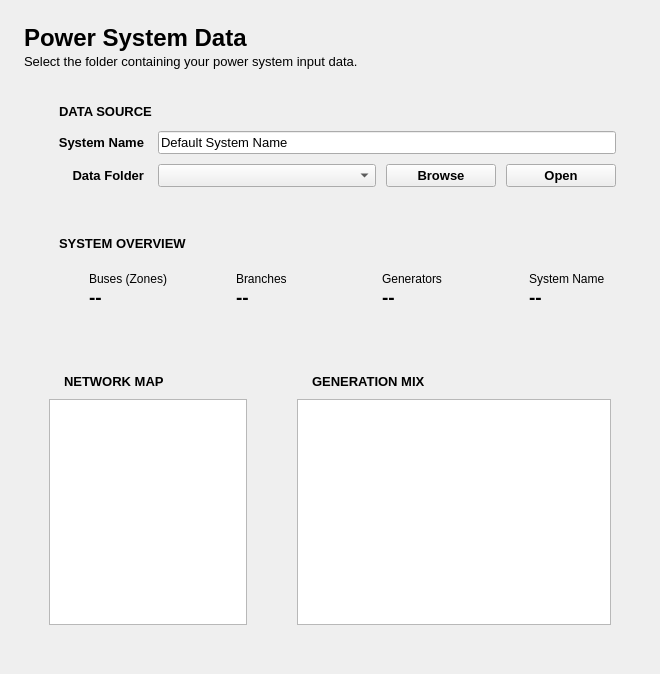
  <widget class="QWidget" name="page_standard">
   <layout class="QVBoxLayout" name="verticalLayout_main" stretch="0,0,0,0">
    <property name="spacing">
     <number>18</number>
    </property>
    <property name="leftMargin">
     <number>24</number>
    </property>
    <property name="topMargin">
     <number>24</number>
    </property>
    <property name="rightMargin">
     <number>24</number>
    </property>
    <property name="bottomMargin">
     <number>24</number>
    </property>
    <item>
     <widget class="QFrame" name="frame_header">
      <property name="sizePolicy">
       <sizepolicy hsizetype="Preferred" vsizetype="Maximum">
        <horstretch>0</horstretch>
        <verstretch>0</verstretch>
       </sizepolicy>
      </property>
      <property name="maximumSize">
       <size>
        <width>16777215</width>
        <height>80</height>
       </size>
      </property>
      <property name="frameShape">
       <enum>QFrame::NoFrame</enum>
      </property>
      <property name="frameShadow">
       <enum>QFrame::Raised</enum>
      </property>
      <layout class="QHBoxLayout" name="horizontalLayout_header">
       <property name="leftMargin">
        <number>0</number>
       </property>
       <property name="topMargin">
        <number>0</number>
       </property>
       <property name="rightMargin">
        <number>0</number>
       </property>
       <property name="bottomMargin">
        <number>0</number>
       </property>
       <item>
        <layout class="QVBoxLayout" name="verticalLayout_header_text">
         <property name="spacing">
          <number>2</number>
         </property>
         <item>
          <widget class="QLabel" name="label_title">
           <property name="font">
            <font>
             <family>Segoe UI</family>
             <pointsize>18</pointsize>
             <weight>75</weight>
             <bold>true</bold>
            </font>
           </property>
           <property name="text">
            <string>Power System Data</string>
           </property>
           <property name="textRole" stdset="0">
            <string>heading</string>
           </property>
          </widget>
         </item>
         <item>
          <widget class="QLabel" name="label_subtitle">
           <property name="font">
            <font>
             <family>Segoe UI</family>
             <pointsize>10</pointsize>
            </font>
           </property>
           <property name="text">
            <string>Select the folder containing your power system input data.</string>
           </property>
           <property name="textRole" stdset="0">
            <string>subtitle</string>
           </property>
          </widget>
         </item>
        </layout>
       </item>
       <item>
        <spacer name="horizontalSpacer_header">
         <property name="orientation">
          <enum>Qt::Horizontal</enum>
         </property>
         <property name="sizeType">
          <enum>QSizePolicy::Expanding</enum>
         </property>
         <property name="sizeHint" stdset="0">
          <size>
           <width>40</width>
           <height>20</height>
          </size>
         </property>
        </spacer>
       </item>
       <item>
        <widget class="QToolButton" name="power_system_help_button">
         <property name="text">
          <string/>
         </property>
         <property name="icon">
          <iconset resource="../../../resources.qrc">
           <normaloff>:/icon/images/icons/help_FILL0_wght200_GRAD0_opsz48.png</normaloff>:/icon/images/icons/help_FILL0_wght200_GRAD0_opsz48.png</iconset>
         </property>
         <property name="iconSize">
          <size>
           <width>24</width>
           <height>24</height>
          </size>
         </property>
         <property name="autoRaise">
          <bool>true</bool>
         </property>
         <property name="btnRole" stdset="0">
          <string>icon</string>
         </property>
        </widget>
       </item>
      </layout>
     </widget>
    </item>
    <item>
     <widget class="QFrame" name="frame_source">
      <property name="sizePolicy">
       <sizepolicy hsizetype="Expanding" vsizetype="Maximum">
        <horstretch>0</horstretch>
        <verstretch>0</verstretch>
       </sizepolicy>
      </property>
      <property name="maximumSize">
       <size>
        <width>16777215</width>
        <height>180</height>
       </size>
      </property>
      <property name="frameShape">
       <enum>QFrame::NoFrame</enum>
      </property>
      <property name="frameShadow">
       <enum>QFrame::Raised</enum>
      </property>
      <property name="cardType" stdset="0">
       <string>card</string>
      </property>
      <layout class="QVBoxLayout" name="verticalLayout_source">
       <property name="spacing">
        <number>10</number>
       </property>
       <property name="leftMargin">
        <number>20</number>
       </property>
       <property name="topMargin">
        <number>14</number>
       </property>
       <property name="rightMargin">
        <number>20</number>
       </property>
       <property name="bottomMargin">
        <number>14</number>
       </property>
       <item>
        <layout class="QHBoxLayout" name="horizontalLayout_source_title">
         <property name="spacing">
          <number>8</number>
         </property>
         <item>
          <widget class="QLabel" name="label_source_icon">
           <property name="maximumSize">
            <size>
             <width>22</width>
             <height>22</height>
            </size>
           </property>
           <property name="text">
            <string/>
           </property>
           <property name="pixmap">
            <pixmap resource="../../../resources.qrc">:/icon/images/icons/dataset_FILL0_wght200_GRAD0_opsz48.png</pixmap>
           </property>
           <property name="scaledContents">
            <bool>true</bool>
           </property>
          </widget>
         </item>
         <item>
          <widget class="QLabel" name="label_source_title">
           <property name="font">
            <font>
             <family>Segoe UI</family>
             <pointsize>10</pointsize>
             <weight>75</weight>
             <bold>true</bold>
            </font>
           </property>
           <property name="text">
            <string>DATA SOURCE</string>
           </property>
           <property name="textRole" stdset="0">
            <string>section</string>
           </property>
          </widget>
         </item>
         <item>
          <spacer name="horizontalSpacer_source_title">
           <property name="orientation">
            <enum>Qt::Horizontal</enum>
           </property>
           <property name="sizeType">
            <enum>QSizePolicy::Expanding</enum>
           </property>
           <property name="sizeHint" stdset="0">
            <size>
             <width>40</width>
             <height>20</height>
            </size>
           </property>
          </spacer>
         </item>
        </layout>
       </item>
       <item>
        <layout class="QGridLayout" name="gridLayout_source">
         <property name="horizontalSpacing">
          <number>14</number>
         </property>
         <property name="verticalSpacing">
          <number>10</number>
         </property>
         <item row="0" column="0">
          <widget class="QLabel" name="label_system_name">
           <property name="minimumSize">
            <size>
             <width>100</width>
             <height>0</height>
            </size>
           </property>
           <property name="font">
            <font>
             <family>Segoe UI</family>
             <pointsize>10</pointsize>
             <weight>75</weight>
             <bold>true</bold>
            </font>
           </property>
           <property name="text">
            <string>System Name</string>
           </property>
           <property name="alignment">
            <set>Qt::AlignRight|Qt::AlignTrailing|Qt::AlignVCenter</set>
           </property>
          </widget>
         </item>
         <item row="0" column="1">
          <widget class="QLineEdit" name="system_name_input">
           <property name="sizePolicy">
            <sizepolicy hsizetype="Expanding" vsizetype="Fixed">
             <horstretch>0</horstretch>
             <verstretch>0</verstretch>
            </sizepolicy>
           </property>
           <property name="maximumSize">
            <size>
             <width>500</width>
             <height>16777215</height>
            </size>
           </property>
           <property name="font">
            <font>
             <family>Segoe UI</family>
             <pointsize>10</pointsize>
            </font>
           </property>
           <property name="text">
            <string>Default System Name</string>
           </property>
          </widget>
         </item>
         <item row="1" column="0">
          <widget class="QLabel" name="label_data_folder">
           <property name="font">
            <font>
             <family>Segoe UI</family>
             <pointsize>10</pointsize>
             <weight>75</weight>
             <bold>true</bold>
            </font>
           </property>
           <property name="text">
            <string>Data Folder</string>
           </property>
           <property name="alignment">
            <set>Qt::AlignRight|Qt::AlignTrailing|Qt::AlignVCenter</set>
           </property>
          </widget>
         </item>
         <item row="1" column="1">
          <layout class="QHBoxLayout" name="horizontalLayout_folder" stretch="1,0,0">
           <property name="spacing">
            <number>10</number>
           </property>
           <item>
            <widget class="QComboBox" name="file_combo_box">
             <property name="sizePolicy">
              <sizepolicy hsizetype="Expanding" vsizetype="Fixed">
               <horstretch>0</horstretch>
               <verstretch>0</verstretch>
              </sizepolicy>
             </property>
             <property name="font">
              <font>
               <family>Segoe UI</family>
               <pointsize>10</pointsize>
              </font>
             </property>
            </widget>
           </item>
           <item>
            <widget class="QPushButton" name="file_button">
             <property name="sizePolicy">
              <sizepolicy hsizetype="Fixed" vsizetype="Fixed">
               <horstretch>0</horstretch>
               <verstretch>0</verstretch>
              </sizepolicy>
             </property>
             <property name="minimumSize">
              <size>
               <width>110</width>
               <height>0</height>
              </size>
             </property>
             <property name="font">
              <font>
               <family>Segoe UI</family>
               <pointsize>10</pointsize>
               <weight>75</weight>
               <bold>true</bold>
              </font>
             </property>
             <property name="text">
              <string>Browse</string>
             </property>
            </widget>
           </item>
           <item>
            <widget class="QPushButton" name="open_file_button">
             <property name="sizePolicy">
              <sizepolicy hsizetype="Fixed" vsizetype="Fixed">
               <horstretch>0</horstretch>
               <verstretch>0</verstretch>
              </sizepolicy>
             </property>
             <property name="minimumSize">
              <size>
               <width>110</width>
               <height>0</height>
              </size>
             </property>
             <property name="font">
              <font>
               <family>Segoe UI</family>
               <pointsize>10</pointsize>
               <weight>75</weight>
               <bold>true</bold>
              </font>
             </property>
             <property name="text">
              <string>Open</string>
             </property>
             <property name="btnRole" stdset="0">
              <string>primary</string>
             </property>
            </widget>
           </item>
          </layout>
         </item>
        </layout>
       </item>
      </layout>
     </widget>
    </item>
    <item>
     <widget class="QFrame" name="frame_overview">
      <property name="sizePolicy">
       <sizepolicy hsizetype="Expanding" vsizetype="Maximum">
        <horstretch>0</horstretch>
        <verstretch>0</verstretch>
       </sizepolicy>
      </property>
      <property name="maximumSize">
       <size>
        <width>16777215</width>
        <height>180</height>
       </size>
      </property>
      <property name="frameShape">
       <enum>QFrame::NoFrame</enum>
      </property>
      <property name="frameShadow">
       <enum>QFrame::Raised</enum>
      </property>
      <property name="cardType" stdset="0">
       <string>tile</string>
      </property>
      <layout class="QVBoxLayout" name="verticalLayout_overview">
       <property name="spacing">
        <number>10</number>
       </property>
       <property name="leftMargin">
        <number>20</number>
       </property>
       <property name="topMargin">
        <number>14</number>
       </property>
       <property name="rightMargin">
        <number>20</number>
       </property>
       <property name="bottomMargin">
        <number>14</number>
       </property>
       <item>
        <layout class="QHBoxLayout" name="horizontalLayout_overview_title">
         <property name="spacing">
          <number>8</number>
         </property>
         <item>
          <widget class="QLabel" name="label_overview_icon">
           <property name="maximumSize">
            <size>
             <width>22</width>
             <height>22</height>
            </size>
           </property>
           <property name="text">
            <string/>
           </property>
           <property name="pixmap">
            <pixmap resource="../../../resources.qrc">:/icon/images/icons/cil-view-module.png</pixmap>
           </property>
           <property name="scaledContents">
            <bool>true</bool>
           </property>
          </widget>
         </item>
         <item>
          <widget class="QLabel" name="label_overview_title">
           <property name="font">
            <font>
             <family>Segoe UI</family>
             <pointsize>10</pointsize>
             <weight>75</weight>
             <bold>true</bold>
            </font>
           </property>
           <property name="text">
            <string>SYSTEM OVERVIEW</string>
           </property>
           <property name="textRole" stdset="0">
            <string>section</string>
           </property>
          </widget>
         </item>
         <item>
          <spacer name="horizontalSpacer_overview_title">
           <property name="orientation">
            <enum>Qt::Horizontal</enum>
           </property>
           <property name="sizeType">
            <enum>QSizePolicy::Expanding</enum>
           </property>
           <property name="sizeHint" stdset="0">
            <size>
             <width>40</width>
             <height>20</height>
            </size>
           </property>
          </spacer>
         </item>
        </layout>
       </item>
       <item>
        <layout class="QHBoxLayout" name="horizontalLayout_stats">
         <property name="spacing">
          <number>14</number>
         </property>
         <item>
          <widget class="QFrame" name="frame_tile_bus">
           <property name="frameShape">
            <enum>QFrame::NoFrame</enum>
           </property>
           <property name="frameShadow">
            <enum>QFrame::Raised</enum>
           </property>
           <property name="cardType" stdset="0">
            <string>tile</string>
           </property>
           <layout class="QHBoxLayout" name="horizontalLayout_tile_bus">
            <property name="spacing">
             <number>10</number>
            </property>
            <item>
             <widget class="QLabel" name="label_bus_icon">
              <property name="maximumSize">
               <size>
                <width>26</width>
                <height>26</height>
               </size>
              </property>
              <property name="text">
               <string/>
              </property>
              <property name="pixmap">
               <pixmap resource="../../../resources.qrc">:/icon/images/icons/cil-location-pin.png</pixmap>
              </property>
              <property name="scaledContents">
               <bool>true</bool>
              </property>
             </widget>
            </item>
            <item>
             <layout class="QVBoxLayout" name="verticalLayout_tile_bus">
              <property name="spacing">
               <number>0</number>
              </property>
              <item>
               <widget class="QLabel" name="label_bus_title">
                <property name="font">
                 <font>
                  <family>Segoe UI</family>
                  <pointsize>9</pointsize>
                 </font>
                </property>
                <property name="text">
                 <string>Buses (Zones)</string>
                </property>
                <property name="textRole" stdset="0">
                 <string>caption</string>
                </property>
               </widget>
              </item>
              <item>
               <widget class="QLabel" name="bus_label">
                <property name="font">
                 <font>
                  <family>Segoe UI</family>
                  <pointsize>14</pointsize>
                  <weight>75</weight>
                  <bold>true</bold>
                 </font>
                </property>
                <property name="text">
                 <string>--</string>
                </property>
                <property name="textRole" stdset="0">
                 <string>section</string>
                </property>
               </widget>
              </item>
             </layout>
            </item>
           </layout>
          </widget>
         </item>
         <item>
          <widget class="QFrame" name="frame_tile_line">
           <property name="frameShape">
            <enum>QFrame::NoFrame</enum>
           </property>
           <property name="frameShadow">
            <enum>QFrame::Raised</enum>
           </property>
           <property name="cardType" stdset="0">
            <string>tile</string>
           </property>
           <layout class="QHBoxLayout" name="horizontalLayout_tile_line">
            <property name="spacing">
             <number>10</number>
            </property>
            <item>
             <widget class="QLabel" name="label_line_icon">
              <property name="maximumSize">
               <size>
                <width>26</width>
                <height>26</height>
               </size>
              </property>
              <property name="text">
               <string/>
              </property>
              <property name="pixmap">
               <pixmap resource="../../../resources.qrc">:/icon/images/icons/cil-layers.png</pixmap>
              </property>
              <property name="scaledContents">
               <bool>true</bool>
              </property>
             </widget>
            </item>
            <item>
             <layout class="QVBoxLayout" name="verticalLayout_tile_line">
              <property name="spacing">
               <number>0</number>
              </property>
              <item>
               <widget class="QLabel" name="label_line_title">
                <property name="font">
                 <font>
                  <family>Segoe UI</family>
                  <pointsize>9</pointsize>
                 </font>
                </property>
                <property name="text">
                 <string>Branches</string>
                </property>
                <property name="textRole" stdset="0">
                 <string>caption</string>
                </property>
               </widget>
              </item>
              <item>
               <widget class="QLabel" name="line_label">
                <property name="font">
                 <font>
                  <family>Segoe UI</family>
                  <pointsize>14</pointsize>
                  <weight>75</weight>
                  <bold>true</bold>
                 </font>
                </property>
                <property name="text">
                 <string>--</string>
                </property>
                <property name="textRole" stdset="0">
                 <string>section</string>
                </property>
               </widget>
              </item>
             </layout>
            </item>
           </layout>
          </widget>
         </item>
         <item>
          <widget class="QFrame" name="frame_tile_gen">
           <property name="frameShape">
            <enum>QFrame::NoFrame</enum>
           </property>
           <property name="frameShadow">
            <enum>QFrame::Raised</enum>
           </property>
           <property name="cardType" stdset="0">
            <string>tile</string>
           </property>
           <layout class="QHBoxLayout" name="horizontalLayout_tile_gen">
            <property name="spacing">
             <number>10</number>
            </property>
            <item>
             <widget class="QLabel" name="label_gen_icon">
              <property name="maximumSize">
               <size>
                <width>26</width>
                <height>26</height>
               </size>
              </property>
              <property name="text">
               <string/>
              </property>
              <property name="pixmap">
               <pixmap resource="../../../resources.qrc">:/icon/images/icons/cil-lightbulb.png</pixmap>
              </property>
              <property name="scaledContents">
               <bool>true</bool>
              </property>
             </widget>
            </item>
            <item>
             <layout class="QVBoxLayout" name="verticalLayout_tile_gen">
              <property name="spacing">
               <number>0</number>
              </property>
              <item>
               <widget class="QLabel" name="label_gen_title">
                <property name="font">
                 <font>
                  <family>Segoe UI</family>
                  <pointsize>9</pointsize>
                 </font>
                </property>
                <property name="text">
                 <string>Generators</string>
                </property>
                <property name="textRole" stdset="0">
                 <string>caption</string>
                </property>
               </widget>
              </item>
              <item>
               <widget class="QLabel" name="gen_label">
                <property name="font">
                 <font>
                  <family>Segoe UI</family>
                  <pointsize>14</pointsize>
                  <weight>75</weight>
                  <bold>true</bold>
                 </font>
                </property>
                <property name="text">
                 <string>--</string>
                </property>
                <property name="textRole" stdset="0">
                 <string>section</string>
                </property>
               </widget>
              </item>
             </layout>
            </item>
           </layout>
          </widget>
         </item>
         <item>
          <widget class="QFrame" name="frame_tile_sys">
           <property name="frameShape">
            <enum>QFrame::NoFrame</enum>
           </property>
           <property name="frameShadow">
            <enum>QFrame::Raised</enum>
           </property>
           <property name="cardType" stdset="0">
            <string>tile</string>
           </property>
           <layout class="QHBoxLayout" name="horizontalLayout_tile_sys">
            <property name="spacing">
             <number>10</number>
            </property>
            <item>
             <widget class="QLabel" name="label_sys_icon">
              <property name="maximumSize">
               <size>
                <width>26</width>
                <height>26</height>
               </size>
              </property>
              <property name="text">
               <string/>
              </property>
              <property name="pixmap">
               <pixmap resource="../../../resources.qrc">:/icon/images/icons/cil-house.png</pixmap>
              </property>
              <property name="scaledContents">
               <bool>true</bool>
              </property>
             </widget>
            </item>
            <item>
             <layout class="QVBoxLayout" name="verticalLayout_tile_sys">
              <property name="spacing">
               <number>0</number>
              </property>
              <item>
               <widget class="QLabel" name="label_sys_title">
                <property name="font">
                 <font>
                  <family>Segoe UI</family>
                  <pointsize>9</pointsize>
                 </font>
                </property>
                <property name="text">
                 <string>System Name</string>
                </property>
                <property name="textRole" stdset="0">
                 <string>caption</string>
                </property>
               </widget>
              </item>
              <item>
               <widget class="QLabel" name="sys_label">
                <property name="font">
                 <font>
                  <family>Segoe UI</family>
                  <pointsize>14</pointsize>
                  <weight>75</weight>
                  <bold>true</bold>
                 </font>
                </property>
                <property name="text">
                 <string>--</string>
                </property>
                <property name="textRole" stdset="0">
                 <string>section</string>
                </property>
               </widget>
              </item>
             </layout>
            </item>
           </layout>
          </widget>
         </item>
        </layout>
       </item>
      </layout>
     </widget>
    </item>
    <item>
     <widget class="QFrame" name="frame_plots">
      <property name="sizePolicy">
       <sizepolicy hsizetype="Expanding" vsizetype="Expanding">
        <horstretch>0</horstretch>
        <verstretch>0</verstretch>
       </sizepolicy>
      </property>
      <property name="minimumSize">
       <size>
        <width>0</width>
        <height>300</height>
       </size>
      </property>
      <property name="frameShape">
       <enum>QFrame::NoFrame</enum>
      </property>
      <property name="frameShadow">
       <enum>QFrame::Raised</enum>
      </property>
      <layout class="QHBoxLayout" name="horizontalLayout_plots">
       <property name="spacing">
        <number>18</number>
       </property>
       <item>
        <widget class="QFrame" name="frame_map_card">
         <property name="sizePolicy">
          <sizepolicy hsizetype="Expanding" vsizetype="Expanding">
           <horstretch>2</horstretch>
           <verstretch>0</verstretch>
          </sizepolicy>
         </property>
         <property name="frameShape">
          <enum>QFrame::NoFrame</enum>
         </property>
         <property name="frameShadow">
          <enum>QFrame::Raised</enum>
         </property>
         <property name="cardType" stdset="0">
          <string>card</string>
         </property>
         <layout class="QVBoxLayout" name="verticalLayout_map_card">
          <property name="spacing">
           <number>8</number>
          </property>
          <property name="leftMargin">
           <number>16</number>
          </property>
          <property name="topMargin">
           <number>12</number>
          </property>
          <property name="rightMargin">
           <number>16</number>
          </property>
          <property name="bottomMargin">
           <number>16</number>
          </property>
          <item>
           <layout class="QHBoxLayout" name="horizontalLayout_map_title">
            <property name="spacing">
             <number>8</number>
            </property>
            <item>
             <widget class="QLabel" name="label_map_icon">
              <property name="maximumSize">
               <size>
                <width>20</width>
                <height>20</height>
               </size>
              </property>
              <property name="text">
               <string/>
              </property>
              <property name="pixmap">
               <pixmap resource="../../../resources.qrc">:/icon/images/icons/cil-map.png</pixmap>
              </property>
              <property name="scaledContents">
               <bool>true</bool>
              </property>
             </widget>
            </item>
            <item>
             <widget class="QLabel" name="label_map_title">
              <property name="font">
               <font>
                <family>Segoe UI</family>
                <pointsize>10</pointsize>
                <weight>75</weight>
                <bold>true</bold>
               </font>
              </property>
              <property name="text">
               <string>NETWORK MAP</string>
              </property>
              <property name="textRole" stdset="0">
               <string>section</string>
              </property>
             </widget>
            </item>
            <item>
             <spacer name="horizontalSpacer_map_title">
              <property name="orientation">
               <enum>Qt::Horizontal</enum>
              </property>
              <property name="sizeType">
               <enum>QSizePolicy::Expanding</enum>
              </property>
              <property name="sizeHint" stdset="0">
               <size>
                <width>40</width>
                <height>20</height>
               </size>
              </property>
             </spacer>
            </item>
           </layout>
          </item>
          <item>
           <widget class="MatplotlibWidget" name="network_map_widget">
            <property name="sizePolicy">
             <sizepolicy hsizetype="Expanding" vsizetype="Expanding">
              <horstretch>0</horstretch>
              <verstretch>0</verstretch>
             </sizepolicy>
            </property>
            <property name="minimumSize">
             <size>
              <width>0</width>
              <height>0</height>
             </size>
            </property>
           </widget>
          </item>
         </layout>
        </widget>
       </item>
       <item>
        <widget class="QFrame" name="frame_genmix_card">
         <property name="sizePolicy">
          <sizepolicy hsizetype="Expanding" vsizetype="Expanding">
           <horstretch>3</horstretch>
           <verstretch>0</verstretch>
          </sizepolicy>
         </property>
         <property name="frameShape">
          <enum>QFrame::NoFrame</enum>
         </property>
         <property name="frameShadow">
          <enum>QFrame::Raised</enum>
         </property>
         <property name="cardType" stdset="0">
          <string>card</string>
         </property>
         <layout class="QVBoxLayout" name="verticalLayout_genmix_card">
          <property name="spacing">
           <number>8</number>
          </property>
          <property name="leftMargin">
           <number>16</number>
          </property>
          <property name="topMargin">
           <number>12</number>
          </property>
          <property name="rightMargin">
           <number>16</number>
          </property>
          <property name="bottomMargin">
           <number>16</number>
          </property>
          <item>
           <layout class="QHBoxLayout" name="horizontalLayout_genmix_title">
            <property name="spacing">
             <number>8</number>
            </property>
            <item>
             <widget class="QLabel" name="label_genmix_icon">
              <property name="maximumSize">
               <size>
                <width>20</width>
                <height>20</height>
               </size>
              </property>
              <property name="text">
               <string/>
              </property>
              <property name="pixmap">
               <pixmap resource="../../../resources.qrc">:/icon/images/icons/cil-chart-pie.png</pixmap>
              </property>
              <property name="scaledContents">
               <bool>true</bool>
              </property>
             </widget>
            </item>
            <item>
             <widget class="QLabel" name="label_genmix_title">
              <property name="font">
               <font>
                <family>Segoe UI</family>
                <pointsize>10</pointsize>
                <weight>75</weight>
                <bold>true</bold>
               </font>
              </property>
              <property name="text">
               <string>GENERATION MIX</string>
              </property>
              <property name="textRole" stdset="0">
               <string>section</string>
              </property>
             </widget>
            </item>
            <item>
             <spacer name="horizontalSpacer_genmix_title">
              <property name="orientation">
               <enum>Qt::Horizontal</enum>
              </property>
              <property name="sizeType">
               <enum>QSizePolicy::Expanding</enum>
              </property>
              <property name="sizeHint" stdset="0">
               <size>
                <width>40</width>
                <height>20</height>
               </size>
              </property>
             </spacer>
            </item>
           </layout>
          </item>
          <item>
           <widget class="MatplotlibWidget" name="generation_mix">
            <property name="sizePolicy">
             <sizepolicy hsizetype="Expanding" vsizetype="Expanding">
              <horstretch>0</horstretch>
              <verstretch>0</verstretch>
             </sizepolicy>
            </property>
            <property name="minimumSize">
             <size>
              <width>0</width>
              <height>0</height>
             </size>
            </property>
           </widget>
          </item>
         </layout>
        </widget>
       </item>
      </layout>
     </widget>
    </item>
   </layout>
  </widget>
